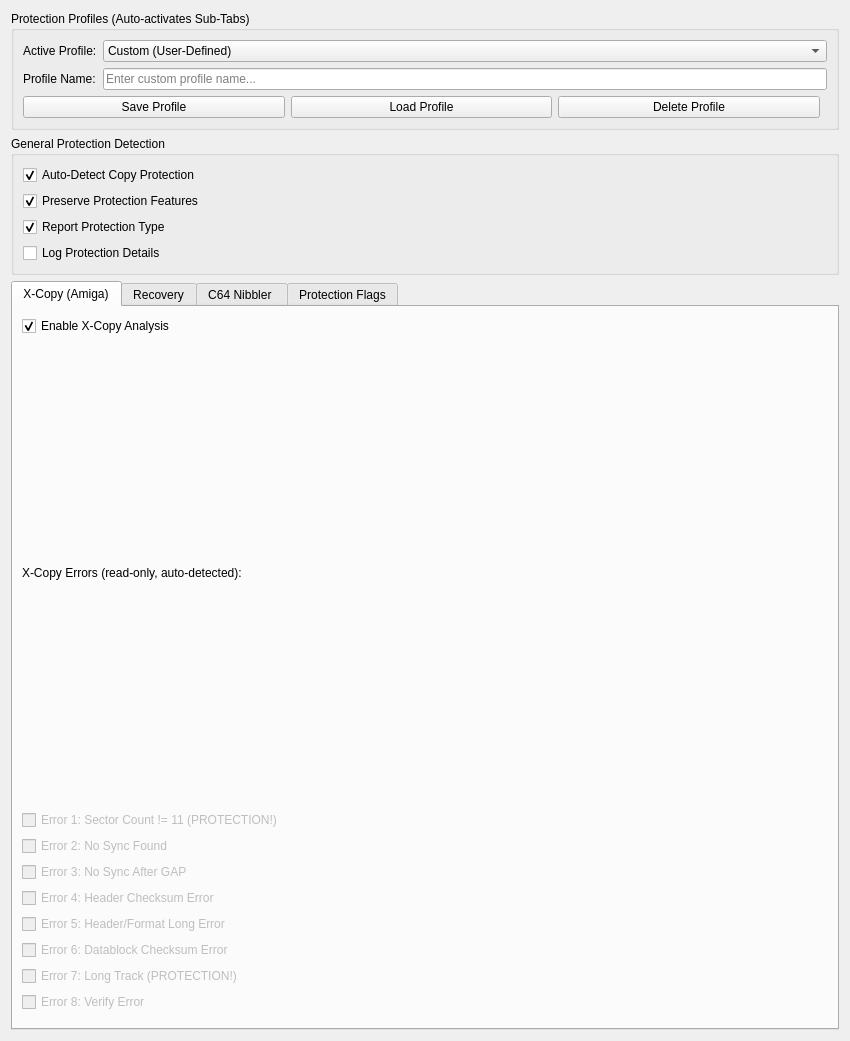
<?xml version="1.0" encoding="UTF-8"?>
<ui version="4.0">
 <class>TabProtection</class>
 <widget class="QWidget" name="TabProtection">
 <property name="geometry">
 <rect>
 <x>0</x>
 <y>0</y>
 <width>850</width>
 <height>650</height>
 </rect>
 </property>
 <layout class="QVBoxLayout" name="verticalLayout">
 <item>
 <widget class="QGroupBox" name="groupProfiles">
 <property name="title">
 <string>Protection Profiles (Auto-activates Sub-Tabs)</string>
 </property>
 <layout class="QFormLayout" name="formLayout">
 <item row="0" column="0">
 <widget class="QLabel" name="labelProfile">
 <property name="text">
 <string>Active Profile:</string>
 </property>
 </widget>
 </item>
 <item row="0" column="1">
 <widget class="QComboBox" name="comboProfile">
 <item>
 <property name="text">
 <string>Custom (User-Defined)</string>
 </property>
 </item>
 <item>
 <property name="text">
 <string>Amiga Standard (X-Copy + dd*)</string>
 </property>
 </item>
 <item>
 <property name="text">
 <string>Amiga Advanced (Rob Northen, NDOS, etc.)</string>
 </property>
 </item>
 <item>
 <property name="text">
 <string>C64 Standard (Weak Bits, GCR) → Activates C64 Tab!</string>
 </property>
 </item>
 <item>
 <property name="text">
 <string>C64 Advanced (Half-Tracks, Nibbler) → Activates C64 Tab!</string>
 </property>
 </item>
 <item>
 <property name="text">
 <string>Atari Standard (Bad Sectors, Phantom Sectors)</string>
 </property>
 </item>
 <item>
 <property name="text">
 <string>Atari Advanced (Happy, Speedy, Duplicator)</string>
 </property>
 </item>
 <item>
 <property name="text">
 <string>PC DOS (Weak Bits, Track Timing)</string>
 </property>
 </item>
 <item>
 <property name="text">
 <string>Apple II (Nibble Count, Self-Sync)</string>
 </property>
 </item>
 <item>
 <property name="text">
 <string>Archive Mode (Preserve EVERYTHING!)</string>
 </property>
 </item>
 <item>
 <property name="text">
 <string>Quick Mode (Ignore Protection, Fast Read)</string>
 </property>
 </item>
 </widget>
 </item>
 <item row="1" column="0">
 <widget class="QLabel" name="labelProfileName">
 <property name="text">
 <string>Profile Name:</string>
 </property>
 </widget>
 </item>
 <item row="1" column="1">
 <widget class="QLineEdit" name="lineProfileName">
 <property name="placeholderText">
 <string>Enter custom profile name...</string>
 </property>
 </widget>
 </item>
 <item row="2" column="0" colspan="2">
 <layout class="QHBoxLayout" name="horizontalLayout">
 <item>
 <widget class="QPushButton" name="btnSaveProfile">
 <property name="text">
 <string>Save Profile</string>
 </property>
 </widget>
 </item>
 <item>
 <widget class="QPushButton" name="btnLoadProfile">
 <property name="text">
 <string>Load Profile</string>
 </property>
 </widget>
 </item>
 <item>
 <widget class="QPushButton" name="btnDeleteProfile">
 <property name="text">
 <string>Delete Profile</string>
 </property>
 </widget>
 </item>
 <item>
 <spacer name="horizontalSpacer">
 <property name="orientation">
 <enum>Qt::Horizontal</enum>
 </property>
 </spacer>
 </item>
 </layout>
 </item>
 </layout>
 </widget>
 </item>
 <item>
 <widget class="QGroupBox" name="groupDetection">
 <property name="title">
 <string>General Protection Detection</string>
 </property>
 <layout class="QVBoxLayout" name="verticalLayout_2">
 <item>
 <widget class="QCheckBox" name="checkAutoDetect">
 <property name="text">
 <string>Auto-Detect Copy Protection</string>
 </property>
 <property name="checked">
 <bool>true</bool>
 </property>
 </widget>
 </item>
 <item>
 <widget class="QCheckBox" name="checkPreserveProtection">
 <property name="text">
 <string>Preserve Protection Features</string>
 </property>
 <property name="checked">
 <bool>true</bool>
 </property>
 </widget>
 </item>
 <item>
 <widget class="QCheckBox" name="checkReportProtection">
 <property name="text">
 <string>Report Protection Type</string>
 </property>
 <property name="checked">
 <bool>true</bool>
 </property>
 </widget>
 </item>
 <item>
 <widget class="QCheckBox" name="checkLogDetails">
 <property name="text">
 <string>Log Protection Details</string>
 </property>
 </widget>
 </item>
 </layout>
 </widget>
 </item>
 <item>
 <widget class="QTabWidget" name="tabProtectionTypes">
 <property name="currentIndex">
 <number>0</number>
 </property>
 <widget class="QWidget" name="tabXCopy">
 <attribute name="title">
 <string>X-Copy (Amiga)</string>
 </attribute>
 <layout class="QVBoxLayout" name="verticalLayout_3">
 <item>
 <widget class="QCheckBox" name="checkXCopyEnable">
 <property name="text">
 <string>Enable X-Copy Analysis</string>
 </property>
 <property name="checked">
 <bool>true</bool>
 </property>
 </widget>
 </item>
 <item>
 <widget class="QLabel" name="labelXCopyInfo">
 <property name="text">
 <string>X-Copy Errors (read-only, auto-detected):</string>
 </property>
 </widget>
 </item>
 <item>
 <widget class="QCheckBox" name="checkErr1">
 <property name="text">
 <string>Error 1: Sector Count != 11 (PROTECTION!)</string>
 </property>
 <property name="enabled">
 <bool>false</bool>
 </property>
 </widget>
 </item>
 <item>
 <widget class="QCheckBox" name="checkErr2">
 <property name="text">
 <string>Error 2: No Sync Found</string>
 </property>
 <property name="enabled">
 <bool>false</bool>
 </property>
 </widget>
 </item>
 <item>
 <widget class="QCheckBox" name="checkErr3">
 <property name="text">
 <string>Error 3: No Sync After GAP</string>
 </property>
 <property name="enabled">
 <bool>false</bool>
 </property>
 </widget>
 </item>
 <item>
 <widget class="QCheckBox" name="checkErr4">
 <property name="text">
 <string>Error 4: Header Checksum Error</string>
 </property>
 <property name="enabled">
 <bool>false</bool>
 </property>
 </widget>
 </item>
 <item>
 <widget class="QCheckBox" name="checkErr5">
 <property name="text">
 <string>Error 5: Header/Format Long Error</string>
 </property>
 <property name="enabled">
 <bool>false</bool>
 </property>
 </widget>
 </item>
 <item>
 <widget class="QCheckBox" name="checkErr6">
 <property name="text">
 <string>Error 6: Datablock Checksum Error</string>
 </property>
 <property name="enabled">
 <bool>false</bool>
 </property>
 </widget>
 </item>
 <item>
 <widget class="QCheckBox" name="checkErr7">
 <property name="text">
 <string>Error 7: Long Track (PROTECTION!)</string>
 </property>
 <property name="enabled">
 <bool>false</bool>
 </property>
 </widget>
 </item>
 <item>
 <widget class="QCheckBox" name="checkErr8">
 <property name="text">
 <string>Error 8: Verify Error</string>
 </property>
 <property name="enabled">
 <bool>false</bool>
 </property>
 </widget>
 </item>
 <item>
 <spacer name="verticalSpacer_2">
 <property name="orientation">
 <enum>Qt::Vertical</enum>
 </property>
 </spacer>
 </item>
 </layout>
 </widget>
 <widget class="QWidget" name="tabDiskDupe">
 <attribute name="title">
 <string>Recovery</string>
 </attribute>
 <layout class="QVBoxLayout" name="verticalLayout_4">
 <item>
 <widget class="QCheckBox" name="checkDDEnable">
 <property name="text">
 <string>Enable Recovery (dd*) Analysis</string>
 </property>
 <property name="checked">
 <bool>true</bool>
 </property>
 </widget>
 </item>
 <item>
 <widget class="QLabel" name="labelDDInfo">
 <property name="text">
 <string>Recovery Errors (read-only, auto-detected):</string>
 </property>
 </widget>
 </item>
 <item>
 <widget class="QCheckBox" name="checkDD1">
 <property name="text">
 <string>dd1: Half-Track Detection</string>
 </property>
 <property name="enabled">
 <bool>false</bool>
 </property>
 </widget>
 </item>
 <item>
 <widget class="QCheckBox" name="checkDD2">
 <property name="text">
 <string>dd2: Variable Sync Detection</string>
 </property>
 <property name="enabled">
 <bool>false</bool>
 </property>
 </widget>
 </item>
 <item>
 <widget class="QCheckBox" name="checkDD3">
 <property name="text">
 <string>dd3: Track Checksum Mismatch</string>
 </property>
 <property name="enabled">
 <bool>false</bool>
 </property>
 </widget>
 </item>
 <item>
 <widget class="QCheckBox" name="checkDD4">
 <property name="text">
 <string>dd4: Sector Timing Anomaly</string>
 </property>
 <property name="enabled">
 <bool>false</bool>
 </property>
 </widget>
 </item>
 <item>
 <widget class="QCheckBox" name="checkDD5">
 <property name="text">
 <string>dd5: Custom Sync Marks</string>
 </property>
 <property name="enabled">
 <bool>false</bool>
 </property>
 </widget>
 </item>
 <item>
 <widget class="QCheckBox" name="checkDDExpertMode">
 <property name="text">
 <string>Expert Mode (Show Advanced Parameters)</string>
 </property>
 </widget>
 </item>
 <item>
 <widget class="QGroupBox" name="groupDDExpert">
 <property name="title">
 <string>Recovery Expert Parameters</string>
 </property>
 <property name="enabled">
 <bool>false</bool>
 </property>
 <layout class="QFormLayout" name="formLayout_2">
 <item row="0" column="0">
 <widget class="QLabel" name="labelHalfTrackThreshold">
 <property name="text">
 <string>Half-Track Threshold:</string>
 </property>
 </widget>
 </item>
 <item row="0" column="1">
 <widget class="QSpinBox" name="spinHalfTrackThreshold">
 <property name="maximum">
 <number>100</number>
 </property>
 <property name="value">
 <number>50</number>
 </property>
 </widget>
 </item>
 <item row="1" column="0">
 <widget class="QLabel" name="labelSyncVariance">
 <property name="text">
 <string>Sync Variance (µs):</string>
 </property>
 </widget>
 </item>
 <item row="1" column="1">
 <widget class="QSpinBox" name="spinSyncVariance">
 <property name="maximum">
 <number>1000</number>
 </property>
 <property name="value">
 <number>100</number>
 </property>
 </widget>
 </item>
 <item row="2" column="0">
 <widget class="QLabel" name="labelTimingTolerance">
 <property name="text">
 <string>Timing Tolerance (%):</string>
 </property>
 </widget>
 </item>
 <item row="2" column="1">
 <widget class="QSpinBox" name="spinTimingTolerance">
 <property name="maximum">
 <number>100</number>
 </property>
 <property name="value">
 <number>10</number>
 </property>
 </widget>
 </item>
 </layout>
 </widget>
 </item>
 <item>
 <spacer name="verticalSpacer_3">
 <property name="orientation">
 <enum>Qt::Vertical</enum>
 </property>
 </spacer>
 </item>
 </layout>
 </widget>
 <widget class="QWidget" name="tabC64Nibbler">
 <attribute name="title">
 <string>C64 Nibbler </string>
 </attribute>
 <layout class="QVBoxLayout" name="verticalLayout_5">
 <item>
 <widget class="QCheckBox" name="checkC64Enable">
 <property name="text">
 <string>Enable C64 Nibbler Mode (GCR Format)</string>
 </property>
 <property name="checked">
 <bool>true</bool>
 </property>
 </widget>
 </item>
 <item>
 <widget class="QLabel" name="labelC64Info">
 <property name="text">
 <string>⚠️ C64 Nibbler Mode replaces Format/Geometry tabs for this disk!</string>
 </property>
 <property name="styleSheet">
 <string notr="true">color: rgb(255, 128, 0); font-weight: bold;</string>
 </property>
 </widget>
 </item>
 <item>
 <widget class="QGroupBox" name="groupGCR">
 <property name="title">
 <string>GCR Settings</string>
 </property>
 <layout class="QFormLayout" name="formLayout_3">
 <item row="0" column="0">
 <widget class="QLabel" name="labelSpeedZones">
 <property name="text">
 <string>Speed Zones:</string>
 </property>
 </widget>
 </item>
 <item row="0" column="1">
 <layout class="QHBoxLayout" name="horizontalLayout_2">
 <item>
 <widget class="QRadioButton" name="radioSpeedAuto">
 <property name="text">
 <string>Auto (Standard 1541)</string>
 </property>
 <property name="checked">
 <bool>true</bool>
 </property>
 </widget>
 </item>
 <item>
 <widget class="QRadioButton" name="radioSpeedManual">
 <property name="text">
 <string>Manual</string>
 </property>
 </widget>
 </item>
 </layout>
 </item>
 <item row="1" column="0">
 <widget class="QLabel" name="labelSync">
 <property name="text">
 <string>Sync Detection:</string>
 </property>
 </widget>
 </item>
 <item row="1" column="1">
 <widget class="QComboBox" name="comboSync">
 <item>
 <property name="text">
 <string>Standard ($FF × 10)</string>
 </property>
 </item>
 <item>
 <property name="text">
 <string>Custom Sync (Protection)</string>
 </property>
 </item>
 <item>
 <property name="text">
 <string>Variable Sync</string>
 </property>
 </item>
 </widget>
 </item>
 <item row="2" column="0">
 <widget class="QLabel" name="labelGAP">
 <property name="text">
 <string>GAP Detection:</string>
 </property>
 </widget>
 </item>
 <item row="2" column="1">
 <widget class="QCheckBox" name="checkGAPAuto">
 <property name="text">
 <string>Auto-Detect GAP</string>
 </property>
 <property name="checked">
 <bool>true</bool>
 </property>
 </widget>
 </item>
 </layout>
 </widget>
 </item>
 <item>
 <widget class="QGroupBox" name="groupHalfTrack">
 <property name="title">
 <string>Half-Track Options</string>
 </property>
 <layout class="QFormLayout" name="formLayout_4">
 <item row="0" column="0" colspan="2">
 <widget class="QCheckBox" name="checkHalfTrack">
 <property name="text">
 <string>Enable Half-Track Detection (0.5 steps)</string>
 </property>
 <property name="checked">
 <bool>true</bool>
 </property>
 </widget>
 </item>
 <item row="1" column="0">
 <widget class="QLabel" name="labelHalfTrackRange">
 <property name="text">
 <string>Track Range:</string>
 </property>
 </widget>
 </item>
 <item row="1" column="1">
 <layout class="QHBoxLayout" name="horizontalLayout_3">
 <item>
 <widget class="QDoubleSpinBox" name="spinHalfTrackStart">
 <property name="maximum">
 <double>41.500000000000000</double>
 </property>
 <property name="singleStep">
 <double>0.500000000000000</double>
 </property>
 </widget>
 </item>
 <item>
 <widget class="QLabel" name="labelTo">
 <property name="text">
 <string>to</string>
 </property>
 </widget>
 </item>
 <item>
 <widget class="QDoubleSpinBox" name="spinHalfTrackEnd">
 <property name="maximum">
 <double>41.500000000000000</double>
 </property>
 <property name="singleStep">
 <double>0.500000000000000</double>
 </property>
 <property name="value">
 <double>40.500000000000000</double>
 </property>
 </widget>
 </item>
 </layout>
 </item>
 <item row="2" column="0">
 <widget class="QLabel" name="labelHalfTrackStep">
 <property name="text">
 <string>Step Size:</string>
 </property>
 </widget>
 </item>
 <item row="2" column="1">
 <widget class="QComboBox" name="comboHalfTrackStep">
 <item>
 <property name="text">
 <string>0.5 (Standard)</string>
 </property>
 </item>
 <item>
 <property name="text">
 <string>0.25 (High Precision)</string>
 </property>
 </item>
 <item>
 <property name="text">
 <string>1.0 (Full Tracks Only)</string>
 </property>
 </item>
 </widget>
 </item>
 </layout>
 </widget>
 </item>
 <item>
 <widget class="QGroupBox" name="groupC64Protection">
 <property name="title">
 <string>C64 Protection Detection</string>
 </property>
 <layout class="QGridLayout" name="gridLayout">
 <item row="0" column="0">
 <widget class="QCheckBox" name="checkC64WeakBits">
 <property name="text">
 <string>Weak Bits</string>
 </property>
 <property name="checked">
 <bool>true</bool>
 </property>
 </widget>
 </item>
 <item row="0" column="1">
 <widget class="QCheckBox" name="checkC64VarTiming">
 <property name="text">
 <string>Variable Timing</string>
 </property>
 <property name="checked">
 <bool>true</bool>
 </property>
 </widget>
 </item>
 <item row="1" column="0">
 <widget class="QCheckBox" name="checkC64Alignment">
 <property name="text">
 <string>Track Alignment Issues</string>
 </property>
 <property name="checked">
 <bool>true</bool>
 </property>
 </widget>
 </item>
 <item row="1" column="1">
 <widget class="QCheckBox" name="checkC64SectorCount">
 <property name="text">
 <string>Sector Count Anomalies</string>
 </property>
 <property name="checked">
 <bool>true</bool>
 </property>
 </widget>
 </item>
 </layout>
 </widget>
 </item>
 <item>
 <widget class="QGroupBox" name="groupC64Output">
 <property name="title">
 <string>Output Format</string>
 </property>
 <layout class="QVBoxLayout" name="verticalLayout_6">
 <item>
 <widget class="QRadioButton" name="radioOutputG64">
 <property name="text">
 <string>G64 (GCR with Alignment) - Recommended for Protection!</string>
 </property>
 <property name="checked">
 <bool>true</bool>
 </property>
 </widget>
 </item>
 <item>
 <widget class="QRadioButton" name="radioOutputD64">
 <property name="text">
 <string>D64 (Standard) - Loses Protection!</string>
 </property>
 </widget>
 </item>
 <item>
 <widget class="QRadioButton" name="radioOutputNIB">
 <property name="text">
 <string>NIB (Nibbler Format)</string>
 </property>
 </widget>
 </item>
 <item>
 <widget class="QRadioButton" name="radioOutputFlux">
 <property name="text">
 <string>Raw Flux (Complete)</string>
 </property>
 </widget>
 </item>
 </layout>
 </widget>
 </item>
 <item>
 <widget class="QCheckBox" name="checkC64Expert">
 <property name="text">
 <string>Expert Mode (Advanced Parameters)</string>
 </property>
 </widget>
 </item>
 <item>
 <widget class="QGroupBox" name="groupC64ExpertParams">
 <property name="title">
 <string>C64 Expert Parameters</string>
 </property>
 <property name="enabled">
 <bool>false</bool>
 </property>
 <layout class="QFormLayout" name="formLayout_5">
 <item row="0" column="0">
 <widget class="QLabel" name="labelGCRTolerance">
 <property name="text">
 <string>GCR Decode Tolerance (%):</string>
 </property>
 </widget>
 </item>
 <item row="0" column="1">
 <widget class="QSpinBox" name="spinGCRTolerance">
 <property name="maximum">
 <number>100</number>
 </property>
 <property name="value">
 <number>10</number>
 </property>
 </widget>
 </item>
 <item row="1" column="0">
 <widget class="QLabel" name="labelBitSlip">
 <property name="text">
 <string>Bit Slip Correction:</string>
 </property>
 </widget>
 </item>
 <item row="1" column="1">
 <widget class="QCheckBox" name="checkBitSlip">
 <property name="text">
 <string>Enable</string>
 </property>
 <property name="checked">
 <bool>true</bool>
 </property>
 </widget>
 </item>
 <item row="2" column="0">
 <widget class="QLabel" name="labelRevAlignment">
 <property name="text">
 <string>Revolution Alignment:</string>
 </property>
 </widget>
 </item>
 <item row="2" column="1">
 <widget class="QCheckBox" name="checkRevAlignment">
 <property name="text">
 <string>Enable</string>
 </property>
 <property name="checked">
 <bool>true</bool>
 </property>
 </widget>
 </item>
 <item row="3" column="0">
 <widget class="QLabel" name="labelTrackVariance">
 <property name="text">
 <string>Track Variance Threshold:</string>
 </property>
 </widget>
 </item>
 <item row="3" column="1">
 <widget class="QSpinBox" name="spinTrackVariance">
 <property name="maximum">
 <number>1000</number>
 </property>
 <property name="value">
 <number>100</number>
 </property>
 </widget>
 </item>
 </layout>
 </widget>
 </item>
 </layout>
 </widget>
 <widget class="QWidget" name="tabFlags">
 <attribute name="title">
 <string>Protection Flags</string>
 </attribute>
 <layout class="QVBoxLayout" name="verticalLayout_7">
 <item>
 <widget class="QLabel" name="labelFlags">
 <property name="text">
 <string>Copy Protection Flags (UFM) - Auto-detected, read-only:</string>
 </property>
 </widget>
 </item>
 <item>
 <widget class="QGroupBox" name="groupFlags">
 <property name="title">
 <string>Detected Protection Features</string>
 </property>
 <layout class="QGridLayout" name="gridLayout_2">
 <item row="0" column="0">
 <widget class="QCheckBox" name="checkWeakBits">
 <property name="text">
 <string>Weak Bits</string>
 </property>
 <property name="enabled">
 <bool>false</bool>
 </property>
 </widget>
 </item>
 <item row="0" column="1">
 <widget class="QCheckBox" name="checkLongTrack">
 <property name="text">
 <string>Long Track</string>
 </property>
 <property name="enabled">
 <bool>false</bool>
 </property>
 </widget>
 </item>
 <item row="1" column="0">
 <widget class="QCheckBox" name="checkShortTrack">
 <property name="text">
 <string>Short Track</string>
 </property>
 <property name="enabled">
 <bool>false</bool>
 </property>
 </widget>
 </item>
 <item row="1" column="1">
 <widget class="QCheckBox" name="checkBadCRC">
 <property name="text">
 <string>Bad CRC (intentional)</string>
 </property>
 <property name="enabled">
 <bool>false</bool>
 </property>
 </widget>
 </item>
 <item row="2" column="0">
 <widget class="QCheckBox" name="checkDupIDs">
 <property name="text">
 <string>Duplicate IDs</string>
 </property>
 <property name="enabled">
 <bool>false</bool>
 </property>
 </widget>
 </item>
 <item row="2" column="1">
 <widget class="QCheckBox" name="checkNonStdGAP">
 <property name="text">
 <string>Non-Standard GAP</string>
 </property>
 <property name="enabled">
 <bool>false</bool>
 </property>
 </widget>
 </item>
 <item row="3" column="0">
 <widget class="QCheckBox" name="checkSyncAnomaly">
 <property name="text">
 <string>Sync Anomaly</string>
 </property>
 <property name="enabled">
 <bool>false</bool>
 </property>
 </widget>
 </item>
 <item row="3" column="1">
 <widget class="QCheckBox" name="checkCustom">
 <property name="text">
 <string>Custom Protection</string>
 </property>
 <property name="enabled">
 <bool>false</bool>
 </property>
 </widget>
 </item>
 </layout>
 </widget>
 </item>
 <item>
 <spacer name="verticalSpacer_4">
 <property name="orientation">
 <enum>Qt::Vertical</enum>
 </property>
 </spacer>
 </item>
 </layout>
 </widget>
 </widget>
 </item>
 </layout>
 </widget>
 <resources/>
 <connections>
 <connection>
 <sender>checkDDExpertMode</sender>
 <signal>toggled(bool)</signal>
 <receiver>groupDDExpert</receiver>
 <slot>setEnabled(bool)</slot>
 </connection>
 <connection>
 <sender>checkC64Expert</sender>
 <signal>toggled(bool)</signal>
 <receiver>groupC64ExpertParams</receiver>
 <slot>setEnabled(bool)</slot>
 </connection>
 </connections>
</ui>
